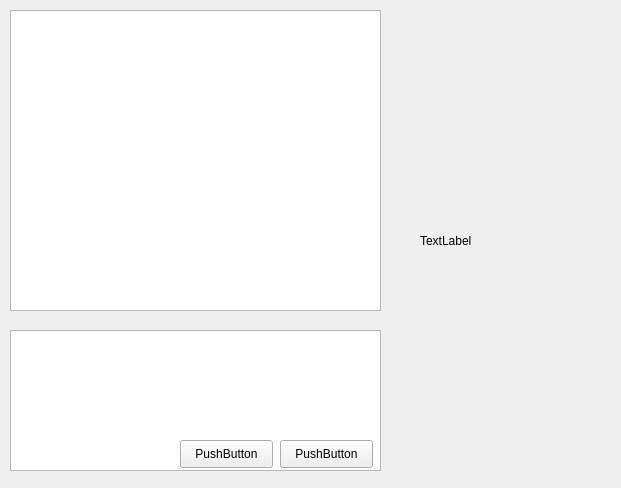
<?xml version="1.0" encoding="UTF-8"?>
<ui version="4.0">
 <class>ChatWindow</class>
 <widget class="QWidget" name="ChatWindow">
  <property name="geometry">
   <rect>
    <x>0</x>
    <y>0</y>
    <width>621</width>
    <height>488</height>
   </rect>
  </property>
  <property name="windowTitle">
   <string>Form</string>
  </property>
  <widget class="QTextEdit" name="textEdit">
   <property name="geometry">
    <rect>
     <x>10</x>
     <y>330</y>
     <width>371</width>
     <height>141</height>
    </rect>
   </property>
  </widget>
  <widget class="QPushButton" name="pushButton">
   <property name="geometry">
    <rect>
     <x>280</x>
     <y>440</y>
     <width>93</width>
     <height>28</height>
    </rect>
   </property>
   <property name="text">
    <string>PushButton</string>
   </property>
  </widget>
  <widget class="QPushButton" name="pushButton_2">
   <property name="geometry">
    <rect>
     <x>180</x>
     <y>440</y>
     <width>93</width>
     <height>28</height>
    </rect>
   </property>
   <property name="text">
    <string>PushButton</string>
   </property>
  </widget>
  <widget class="QListWidget" name="listWidget">
   <property name="geometry">
    <rect>
     <x>10</x>
     <y>10</y>
     <width>371</width>
     <height>301</height>
    </rect>
   </property>
  </widget>
  <widget class="QLabel" name="label">
   <property name="geometry">
    <rect>
     <x>420</x>
     <y>50</y>
     <width>151</width>
     <height>381</height>
    </rect>
   </property>
   <property name="text">
    <string>TextLabel</string>
   </property>
  </widget>
 </widget>
 <resources/>
 <connections/>
</ui>
